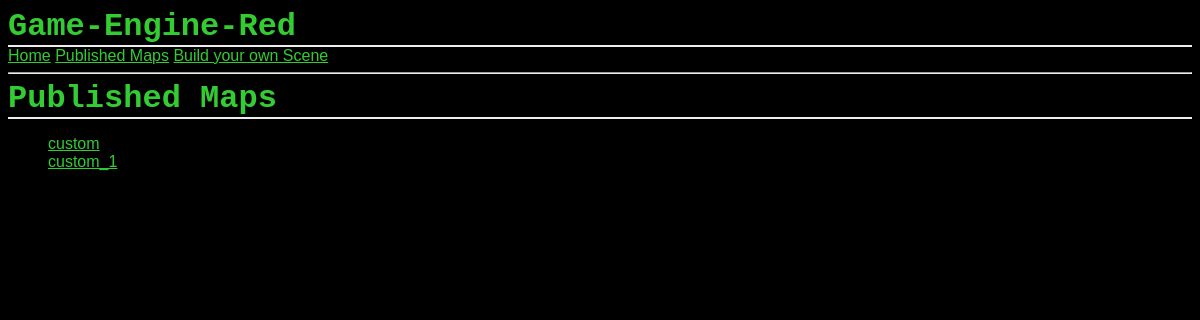
Before: /scenebuilder/maps/ with the older database file.
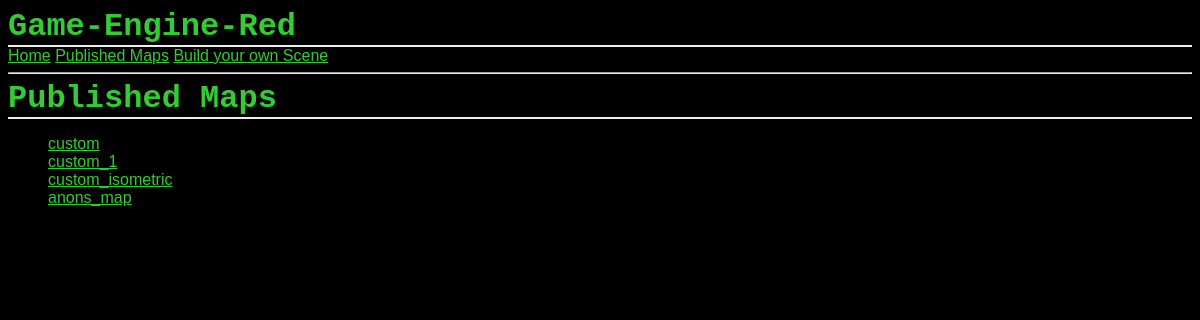
After: the same page with the newer database file.
### scenebuilder/models.py (models this page shows, shortened)
class Map(models.Model):
    map_name = models.CharField(max_length=32)
    map_date = models.DateTimeField('published on')
    map_author = models.CharField(max_length=32)
    map_path = models.CharField(max_length=32)

### scenebuilder/views.py (the view)
class AllMapsView(generic.ListView):
    template_name = 'scenebuilder/allmaps.html'
    context_object_name = 'all_maps_list'
    def get_queryset(self):
        return Map.objects.all()

### scenebuilder/templates/scenebuilder/allmaps.html (shortened to what this page needs)
{% extends "scenebuilder/base.html" %}
{% block content %}
{% if all_maps_list %}
<h1>Published Maps</h1>
<ul>
    {% for map in all_maps_list %}
    <li><a href="{% url 'scenebuilder:detail' map.id %}">{{ map.map_name }}</a></li>
    {% endfor %}
</ul>
{% else %}
<p>No maps are available.</p>
{% endif %}
{% endblock %}

### scenebuilder/templates/scenebuilder/base.html
{% load static %}
<link rel="stylesheet" type="text/css" href="{% static 'style.css' %}" />
<h1>Game-Engine-Red</h1>
<div>
    <a href="/scenebuilder">Home</a>
    <a href="/scenebuilder/maps">Published Maps</a>
    <a href="/scenebuilder/buildyourown">Build your own Scene</a>
</div>
<hr>
{% block content %}
{% endblock %}

### scenebuilder/static/style.css (style rules this page uses)
a, h1, h2, h3 { color: #33cc33; }
h1, h2, h3 { font-family: monospace, serif; margin: 0; }
h1 { border-bottom: 2px solid #eee; }
p, hr, q { font-family: monospace; color:#7cfc00; }

Changed rows visible on the page:
added Map: map_name "custom_isometric"
added Map: map_name "anons_map"
